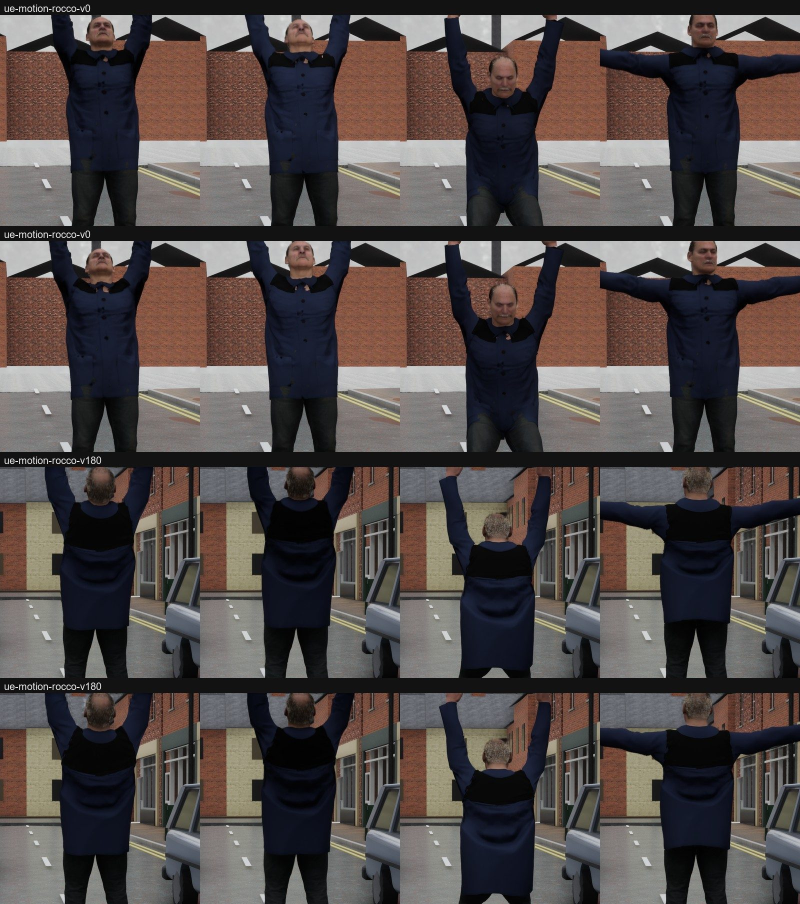
#> input picture production/art/clothing/jacket-bound-test-2026-09-30/arms-A-B.jpg, 1600 x 1808 px, given in place of tm_bethnal_green_entrance.jpg, which was not available (shown at 1/2 size)
$ python measure_photos.py ../../../art/clothing/jacket-bound-test-2026-09-30
#> lines starting #> are read from the running program, lines starting #| are printed output that depends on the picture; pictures that were not available may be replaced by others from this repository, and a replacement may not be noted
### production/cloud-week/targets/lamp-posts/lamp_lib.py
"""Shared helpers for the lamp-post target's photograph work (author tools; the self-check and the drawing do not need them).

Panoramas are Poly Haven's tone-mapped JPGs (CC0, Andreas Mischok, 8192 x 4096, equirectangular, level), saved as <PANO_DIR>/tm_<id>.jpg.
elevation() re-projects a vertical plane that passes through an object's axis, square to the line of sight, to a flat picture at a stated
millimetres a pixel; the plane's distance d (horizontal, metres) and the camera's height above the object's ground (metres) are the two
numbers that give the picture its scale (the same method as the bollards' and kerbs' targets; calibrate.py there)."""
import os
import numpy as np
from PIL import Image
from scipy.ndimage import map_coordinates

Image.MAX_IMAGE_PIXELS = None
_cache = {}


def load(pano_dir, name):
#> called with name = 'bethnal_green_entrance'
    key = (pano_dir, name)
    if key not in _cache:
        _cache[key] = np.asarray(Image.open(os.path.join(pano_dir, f"tm_{name}.jpg")).convert("RGB"))
    return _cache[key]
#> returned value is the input picture: shape (1808, 1600, 3); mean R, G, B 82.4, 74.7, 73.2


# [4 lines left out: function rot, not called in this run]


def to_uv(d, W, H):
    lon = np.arctan2(d[..., 0], d[..., 2])
    lat = np.arcsin(np.clip(d[..., 1] / np.linalg.norm(d, axis=-1), -1, 1))
    return (lon / (2 * np.pi) + 0.5) * W, (0.5 - lat / np.pi) * H


def sample(img, u, v):
    out = np.empty(u.shape + (3,), np.float32)
    for c in range(3):
        out[..., c] = map_coordinates(img[..., c].astype(np.float32), [v, u], order=1, mode="wrap")
    return out


# [7 lines left out: function view, not called in this run]


def elevation(img, yaw_c, d, cam_h, x0, x1, z0, z1, mm):
    """Flat square-on picture of the vertical plane at horizontal distance d (m) on bearing yaw_c (deg), camera cam_h (m) above the plane's
    ground (z = 0). Columns are x (mm, to the right), rows are z (mm, up); row 0 is z1. Returns float32 (rows, cols, 3)."""
    H, W, _ = img.shape
    X, Z = np.meshgrid(np.arange(x0, x1, mm) / 1000.0 + mm / 2000.0, np.arange(z1, z0, -mm) / 1000.0 - mm / 2000.0)
    cy, sy = np.cos(np.radians(yaw_c)), np.sin(np.radians(yaw_c))
    fwd = np.array([sy, 0, cy])
    rgt = np.array([cy, 0, -sy])
    d3 = d * fwd[None, None, :] + X[..., None] * rgt[None, None, :] + np.array([0, 1, 0])[None, None, :] * (Z[..., None] - cam_h)
    return sample(img, *to_uv(d3, W, H))


def luminance(a):
    return 0.2126 * a[..., 0] + 0.7152 * a[..., 1] + 0.0722 * a[..., 2]


# [12 lines left out: function save_jpeg, not called in this run]

### production/cloud-week/targets/lamp-posts/measure_photos.py
#!/usr/bin/env python
"""Re-makes every photograph measurement of the lamp-post target from the Poly Haven panoramas and writes photo_measurements.json.

    /home/user/.bpyenv/bin/python measure_photos.py PANO_DIR        (PANO_DIR holds tm_bethnal_green_entrance.jpg and tm_urban_street_01.jpg, 8192 x 4096)

Scales. Each panorama has no recorded camera height. This target uses the heights the bollards' target measured and its reviewer re-measured
(production/cloud-week/targets/bollards/TARGET.md section 3, calibrate.py there), each AT THE OBJECT'S OWN GROUND:
  bethnal_green_entrance (BGE): 1.02 +-0.07 m on the block paving the column stands on (the planter wall on that paving: 0.96 by the bollards' writer, 1.03 to 1.04 by
     the reviewer; this writer's own horizon fit 0.96); every BGE length below is therefore +-7 % in absolute size (the proportions are exact to the pixel)
  urban_street_01 (US01): the garden wall and gate pier on the footway: 1.16 +-0.07 m above the footway (1.23 above the planting bed 0.07 m lower, the bollards' value)
The column's horizontal distance d comes from the depression angle of its foot: d = camera height / tan(angle), plus its radius to the axis.
BGE: foot front at row 2524 of 4096 (-20.9 deg) -> 2.665 m; axis 2.665 + 0.062 = 2.73 m, bearing 138.5 deg (the column's own centre column u = 7249 of 8192).
US01: the column's foot is hidden by a car; its distance is read from the gate pier beside it (foot at -7.9 deg -> 8.4 m) and the lowest visible sleeve point
(-7.15 deg -> 9.2 m): 8.8 +-0.6 m, bearing -15.7 deg. Only RATIOS from US01 are used by the target (its column is a taller class, about 11 m).
"""
import json
import os
import sys

import numpy as np
from scipy.ndimage import gaussian_filter1d

HERE = os.path.dirname(os.path.abspath(__file__))
sys.path.insert(0, HERE)
import lamp_lib as L  # noqa: E402

PANO = sys.argv[1]
BGE = dict(pano="bethnal_green_entrance", yaw=138.5, d=2.73, cam=1.02, cam_err=0.07)
US01 = dict(pano="urban_street_01", yaw=-15.7, d=8.8, cam=1.16, cam_err=0.07, d_err=0.6)
out = {"written": "2026-10-09", "frames": {"BGE": BGE, "US01": US01}, "method": {}}


def edge_fit(img, fr, z, expect_left, expect_right, win=14, rows=8, mm=1):
    """left and right edges of a dark column at height z (mm): strongest negative / positive luminance gradient of the row-averaged profile in a window of +-win mm round the
    expected edges. Returns (xl, xr, width, gradient_left, gradient_right)."""
    e = L.elevation(img, fr["yaw"], fr["d"], fr["cam"], -300, 400, z - rows, z + rows, mm)
    prof = L.luminance(e).mean(0)
    g = np.gradient(gaussian_filter1d(prof, 1.2))
    xs = np.arange(-300, 400, mm) + mm / 2
    lw = (xs > expect_left - win) & (xs < expect_left + win)
    rw = (xs > expect_right - win) & (xs < expect_right + win)
    li = int(np.argmin(np.where(lw, g, 1e9)))
    ri = int(np.argmax(np.where(rw, g, -1e9)))
    return float(xs[li]), float(xs[ri]), float(xs[ri] - xs[li]), float(g[li]), float(g[ri])


def main():
    img = L.load(PANO, BGE["pano"])
    # ---- BGE sleeve: left/right edges at z 100 .. 800, expected -56 and +67 -------------------------------------------------------
    rows = []
    for z in range(100, 900, 100):
        xl, xr, w, gl, gr = edge_fit(img, BGE, z, -56, 67)
        rows.append({"z": z, "xl": xl, "xr": xr, "width": w, "grad_l": round(gl, 1), "grad_r": round(gr, 1)})
#> this loop made 8 passes
#> (li in edge_fit, ri in edge_fit, xl, xr, w, gl, gr) on passes 1 to 8: (255, 353, -44.5, 53.5, 98, -0.0583, 0.0896), (257, 380, -42.5, 80.5, 123, 8.13e-05, 0.045), (230, 353, -69.5, 53.5, 123, 0, 0), (253, 353, -46.5, 53.5, 100, 0.000154, 0), (254, 353, -45.5, 53.5, 99, -0.00142, 0.0423), (254, 380, -45.5, 80.5, 126, -0.26, -0.298), (256, 363, -43.5, 63.5, 107, -0.383, 0.477), (230, 353, -69.5, 53.5, 123, -0.0424, 1.79)
#> after the loop, rows = 8 items
    out["bge_sleeve_width"] = {"rows": rows, "mean_width": round(float(np.mean([r["width"] for r in rows])), 1),
                               "centre_x": round(float(np.mean([(r["xl"] + r["xr"]) / 2 for r in rows])), 1)}
    # ---- BGE shaft: gradient fit where the contrast is strong (against brick at z 1700 to 1900, against the sky at 3800 to 4000) -----
    sh = []
    for z, el, er in [(1700, -25, 42), (1800, -32, 37), (1900, -33, 36), (3800, -21, 39), (3900, -21, 39), (4000, -21, 39)]:
        xl, xr, w, gl, gr = edge_fit(img, BGE, z, el, er, win=12)
        sh.append({"z": z, "xl": xl, "xr": xr, "width": w, "grad_l": round(gl, 1), "grad_r": round(gr, 1)})
#> this loop made 6 passes
#> (li in edge_fit, ri in edge_fit, xl, xr, w, gl, gr) on passes 1 to 6: (263, 331, -36.5, 31.5, 68, 0, 0.0587), (279, 325, -20.5, 25.5, 46, 5.53e-05, 0.0136), (267, 324, -32.5, 24.5, 57, 0.000231, 0.0836), (267, 332, -32.5, 32.5, 65, -0.314, 0.833), (267, 350, -32.5, 50.5, 83, -0.313, 0.477), (290, 327, -9.5, 27.5, 37, -0.135, -0.134)
#> after the loop, sh = 6 items
    out["bge_shaft_width"] = {"rows": sh}
    # ---- BGE shoulder: width profile z 940 .. 1080 each 10 mm, window +-14 round the cone of the nominal profile -------------------
    prof = []
    for z in range(940, 1090, 10):
        if z < 978:
            hl, hr = -56, 67
        elif z < 1040:
            t = (z - 978) / 62.0
            hl, hr = -56 + t * 27, 67 - t * 27
        else:
            hl, hr = -25, 41
        xl, xr, w, gl, gr = edge_fit(img, BGE, z, hl, hr, win=10, rows=3)
        prof.append({"z": z, "xl": xl, "xr": xr, "width": w, "grad_l": round(gl, 1), "grad_r": round(gr, 1)})
#> this loop made 15 passes
#> (li in edge_fit, ri in edge_fit, xl, xr, w, gl, gr) on passes 1 to 12: (234, 357, -65.5, 57.5, 123, 0, 0), (234, 357, -65.5, 57.5, 123, 0, 0), (234, 357, -65.5, 57.5, 123, 0, 0), (234, 357, -65.5, 57.5, 123, 0, 0), (239, 364, -60.5, 64.5, 125, 0, 0.000322), (239, 363, -60.5, 63.5, 124, -0.0126, 0.0191), (244, 352, -55.5, 52.5, 108, 0, 0), (256, 353, -43.5, 53.5, 97, -0.0242, 0), (256, 353, -43.5, 53.5, 97, -0.174, 0.0441), (257, 352, -42.5, 52.5, 95, -0.667, 0.236), (267, 331, -32.5, 31.5, 64, -1.16, 0.233), (267, 331, -32.5, 31.5, 64, -0.425, -0.121)
#> after the loop, prof = 15 items
    out["bge_shoulder_profile"] = {"rows": prof}
    # ---- BGE pod: the elevation of the pod's own silhouette against the pale sky (z 4000 to 4800), widest row ------------------------
    e = L.elevation(img, BGE["yaw"], BGE["d"], BGE["cam"], -400, 400, 3900, 4900, 1)
#> in to_uv (call 30), `lat = np.arcsin(np.clip(d[..., 1] / np.linalg.norm(d, axis=-1), -1, 1))`:
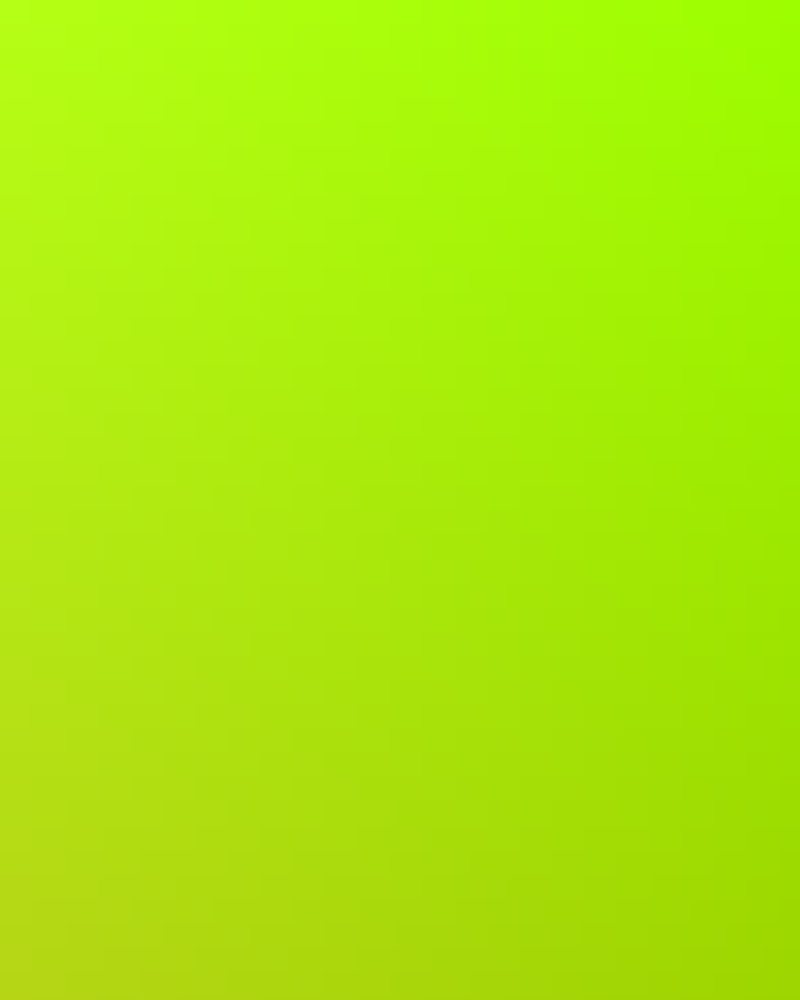
#> d: shape (1000, 800, 3) float64; mean of channels 0, 1, 2 1.81, 3.38, -2.04; drawn with min black and max white
#> in sample (call 30), `out = np.empty(u.shape + (3,), np.float32)`: out: shape (1000, 800, 3) float32; every value is 0
#> after the loop in sample (call 30), `for c in range(3):`:
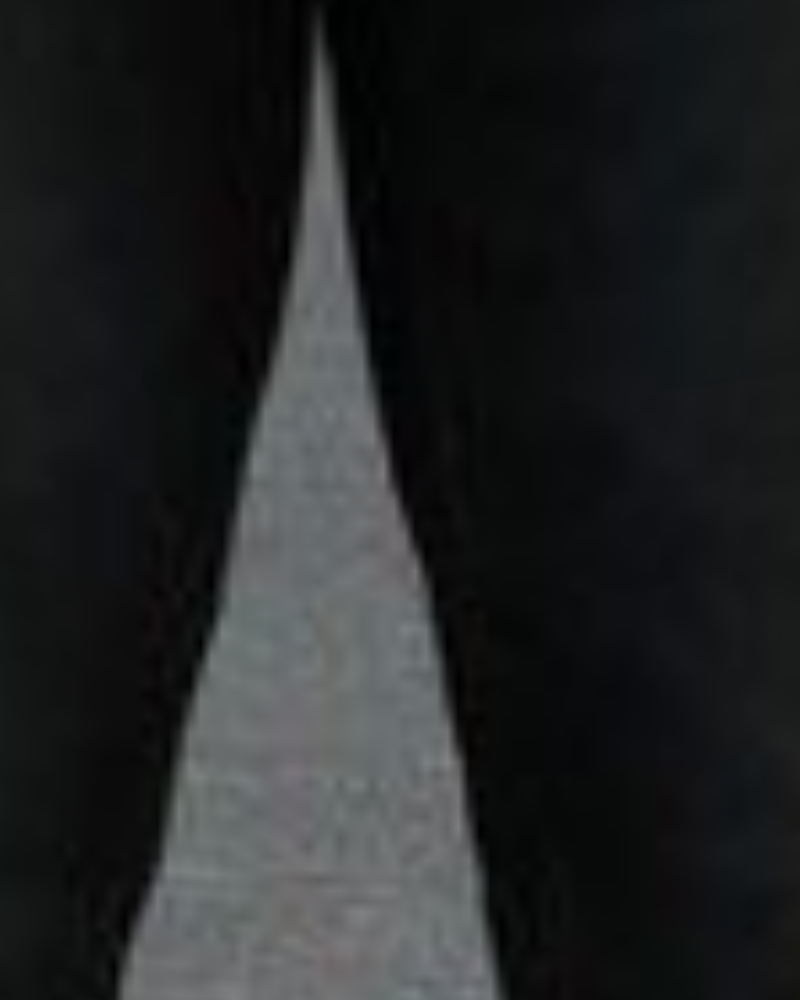
#> out: shape (1000, 800, 3) float32; mean of channels 0, 1, 2 34.7, 36.4, 37.2; drawn as R, G, B
    lum = L.luminance(e)
    sky = float(np.percentile(lum[:100], 50))
#> sky = 13.54
    mask = lum < sky - 40
#> mask: shape (1000, 800) bool; every value is 0
    widest = (0, 0, 0, 0)
    for r in range(mask.shape[0]):
        idx = np.where(mask[r, 100:700])[0]
        if len(idx) < 50:
            continue
        runs = np.split(idx, np.where(np.diff(idx) > 3)[0] + 1)
        big = max(runs, key=len)
        if len(big) > widest[0]:
            widest = (len(big), int(big[0] + 100 - 400), int(big[-1] + 100 - 400), 4900 - r)
#> after the loop, widest = (0, 0, 0, 0)
    out["bge_pod"] = {"sky_luminance": round(sky, 1), "widest_run_mm": widest[0], "x_left": widest[1], "x_right": widest[2], "at_picture_z_mm": widest[3],
                      "note": "silhouette of the pod seen from below at about 51 degrees: the horizontal extreme is in the plane through the axis, so the width is the true diameter within the scale error; its height cannot be read from below"}
    # pod centre height from the angles of its top and bottom limb in the panorama (rows read on the 8192 x 4096 picture)
    out["bge_pod_angles"] = {"top_row": 824, "bottom_row": 944, "el_top_deg": round((0.5 - 824 / 4096) * 180, 2), "el_bottom_deg": round((0.5 - 944 / 4096) * 180, 2),
                             "centre_height_m": round(BGE["cam"] + BGE["d"] * float(np.tan(np.radians((0.5 - 884 / 4096) * 180))), 2),
                             "note": "the disc's own foreshortened width (about 0.33 m seen from 51 degrees) makes up most of the 5.4 degrees between the rows; so the thickness is not read"}
    # ---- BGE colours (median sRGB of the tone-mapped JPG; reflections make the p90 brighter) --------------------------------------------
    def samp(x0, x1, z0, z1):
        a = L.elevation(img, BGE["yaw"], BGE["d"], BGE["cam"], x0, x1, z0, z1, 2).reshape(-1, 3)
#> in sample (call 31), `out = np.empty(u.shape + (3,), np.float32)`: out: shape (200, 45, 3) float32; 0.14% of the values are NaN or infinite; the others: min -3.35e+38, max 3.24e+38, mean nan
        return {"median": np.median(a, 0).round(0).tolist(), "p10": np.percentile(a, 10, 0).round(0).tolist(), "p90": np.percentile(a, 90, 0).round(0).tolist()}
    out["bge_colours"] = {"sleeve_paint_z500_900": samp(-35, 55, 500, 900), "sleeve_splash_z20_250": samp(-35, 55, 20, 250),
                          "sleeve_z250_480": samp(-35, 55, 250, 480), "shaft_z1300_1600": samp(-12, 30, 1300, 1600)}
#> in sample (call 32), `out = np.empty(u.shape + (3,), np.float32)`: out: shape (115, 45, 3) float32; 0.2% of the values are NaN or infinite; the others: min -3.22e+38, max 3.38e+38, mean nan
#> in sample (call 33), `out = np.empty(u.shape + (3,), np.float32)`: out: shape (115, 45, 3) float32; 0.12% of the values are NaN or infinite; the others: min -3.35e+38, max 3.27e+38, mean nan
#> in sample (call 34), `out = np.empty(u.shape + (3,), np.float32)`: out: shape (150, 21, 3) float32; 0.14% of the values are NaN or infinite; the others: min -3.36e+38, max 3.01e+38, mean nan
    # ---- US01 -------------------------------------------------------------------------------------------------------------------------
    im1 = L.load(PANO, US01["pano"])
#> call 2 of load, with name = 'urban_street_01'
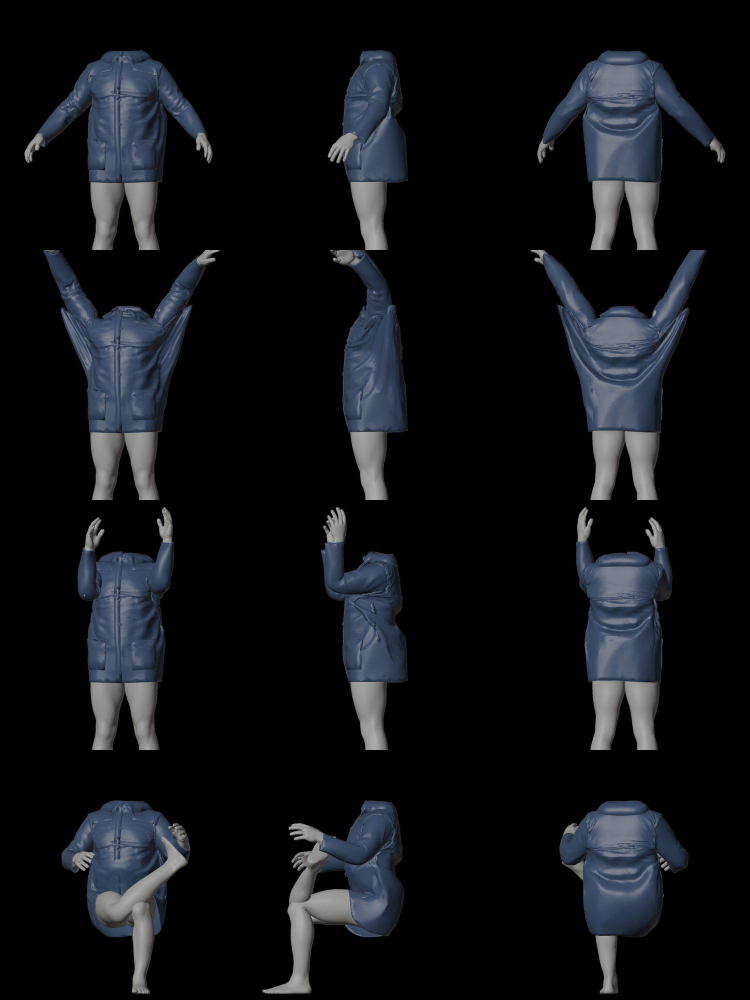
#> input picture production/art/clothing/jacket-bound-test-2026-09-30/blender-nearest.jpg, 1500 x 2000 px, given in place of tm_urban_street_01.jpg, which was not available (shown at 1/2 size)
#> in load, returned value is the input picture: shape (2000, 1500, 3); mean R, G, B 17.2, 19.1, 22.3
    e = L.elevation(im1, US01["yaw"], US01["d"], US01["cam"], -1800, 400, 8800, 11400, 2)
#> in to_uv (call 35), `lon = np.arctan2(d[..., 0], d[..., 2])`:
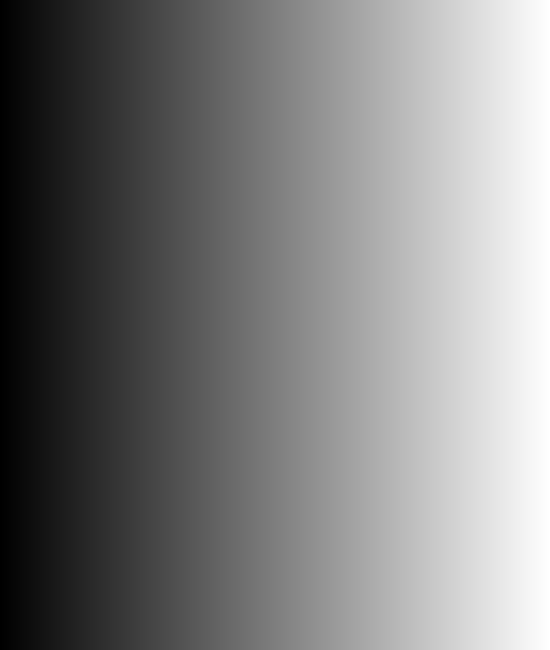
#> lon: shape (1300, 1100) float64 (shown at 1/2 size); min -0.476, max -0.229, mean -0.353; drawn with min black and max white
#> in to_uv (call 35), `lat = np.arcsin(np.clip(d[..., 1] / np.linalg.norm(d, axis=-1), -1, 1))`:
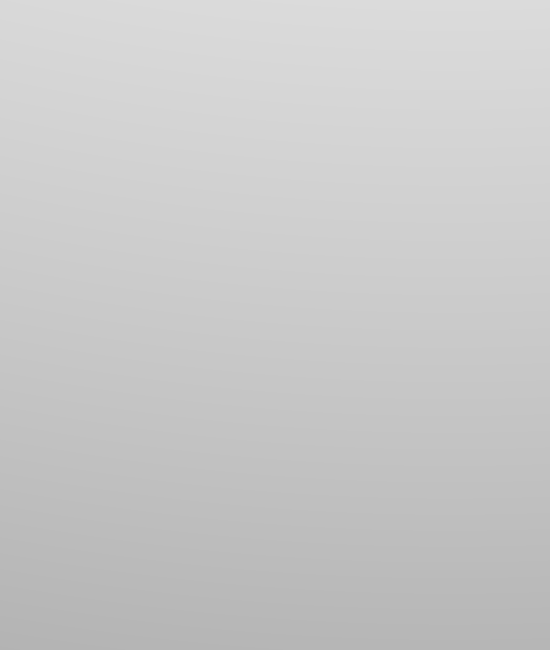
#> lat: shape (1300, 1100) float64 (shown at 1/2 size); min 0.705, max 0.861, mean 0.789
#> in to_uv (call 35), `lat = np.arcsin(np.clip(d[..., 1] / np.linalg.norm(d, axis=-1), -1, 1))`:
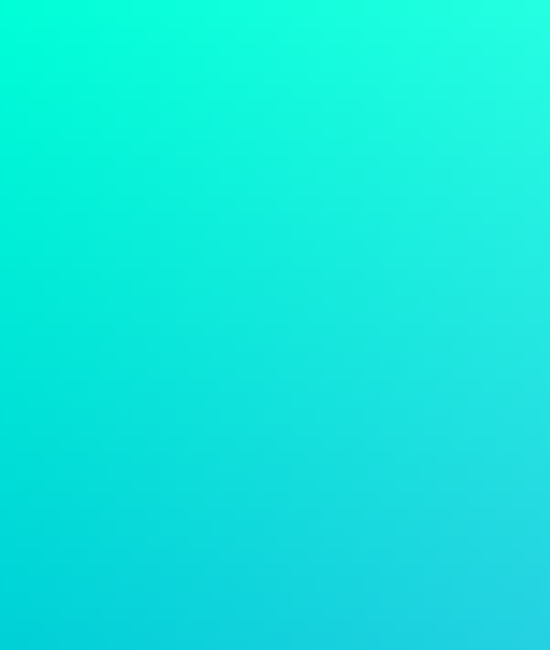
#> d: shape (1300, 1100, 3) float64 (shown at 1/2 size); mean of channels 0, 1, 2 -3.06, 8.94, 8.28; drawn with min black and max white
#> in sample (call 35), `out = np.empty(u.shape + (3,), np.float32)`: out: shape (1300, 1100, 3) float32; every value is 0
#> after the loop in sample (call 35), `for c in range(3):`:
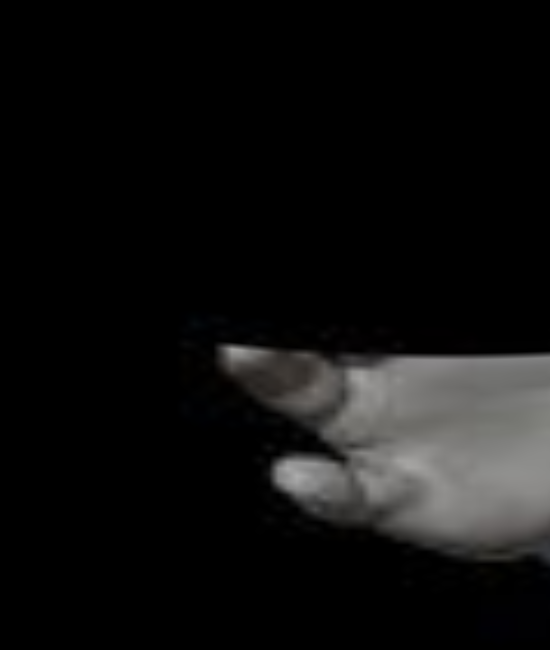
#> out: shape (1300, 1100, 3) float32 (shown at 1/2 size); mean of channels 0, 1, 2 15.6, 15.4, 15.1; drawn as R, G, B
    lum = L.luminance(e)
    sky = float(np.median(lum[:50, -100:]))
#> sky = 0
    thr = sky - 45
#> thr = -45
    x0, z1, mm = -1800, 11400, 2

    def runs_of(row):
        idx = np.where(row < thr)[0]
        return [] if len(idx) == 0 else np.split(idx, np.where(np.diff(idx) > 1)[0] + 1)
    shaft = []
    for z in range(8900, 9800, 100):
        rs = [a for a in runs_of(lum[int((z1 - z) / mm)]) if len(a) > 2]
        if rs:
            a = max(rs, key=len)
            shaft.append({"z": z, "x_left": x0 + int(a[0]) * mm, "x_right": x0 + int(a[-1]) * mm, "width": (len(a)) * mm})
#> after the loop, shaft = []
    stem = []
    for z in (9800, 9900, 10000):
        rs = [a for a in runs_of(lum[int((z1 - z) / mm)]) if len(a) > 2]
        if rs:
            a = max(rs, key=len)
            stem.append({"z": z, "x_left": x0 + int(a[0]) * mm, "x_right": x0 + int(a[-1]) * mm, "width": len(a) * mm})
#> after the loop, stem = []
    # arm: vertical thickness at columns along the straight part, converted with the slope seen in the picture
    arm = []
    for x in range(-1100, -140, 80):
        c = int((x - x0) / mm)
        idx = np.where(lum[:, c] < thr)[0]
        if len(idx) == 0:
            continue
        for a in np.split(idx, np.where(np.diff(idx) > 1)[0] + 1):
            zc = z1 - (a[0] + a[-1]) / 2 * mm
            if 10000 <= zc <= 11300 and 30 <= len(a) * mm <= 140:
                arm.append({"x": x, "z_centre": round(zc, 1), "vertical_thickness": len(a) * mm})
#> after the loop, arm = []
#> (the run stopped early here; a loop or call above may not have finished)
